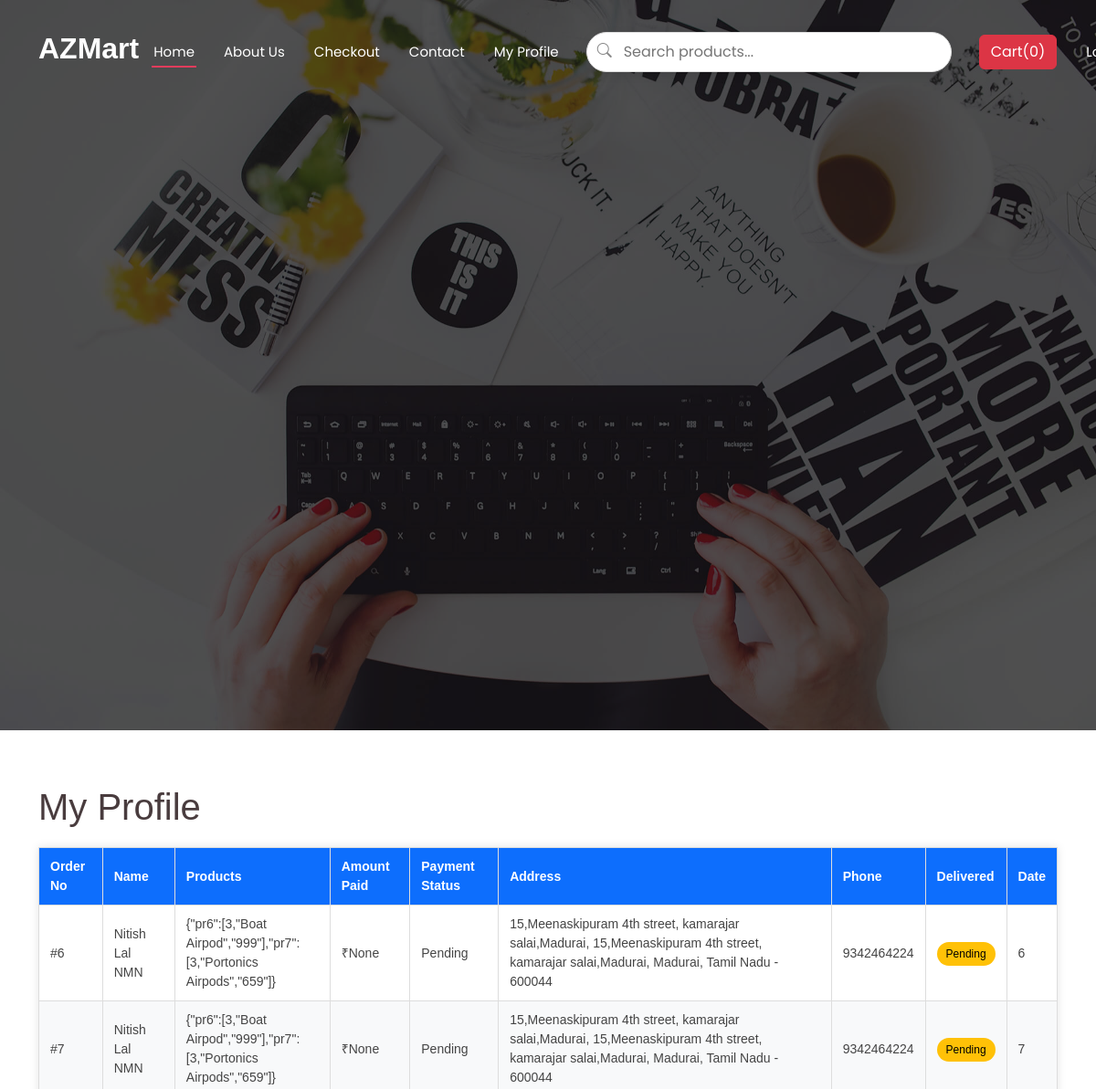
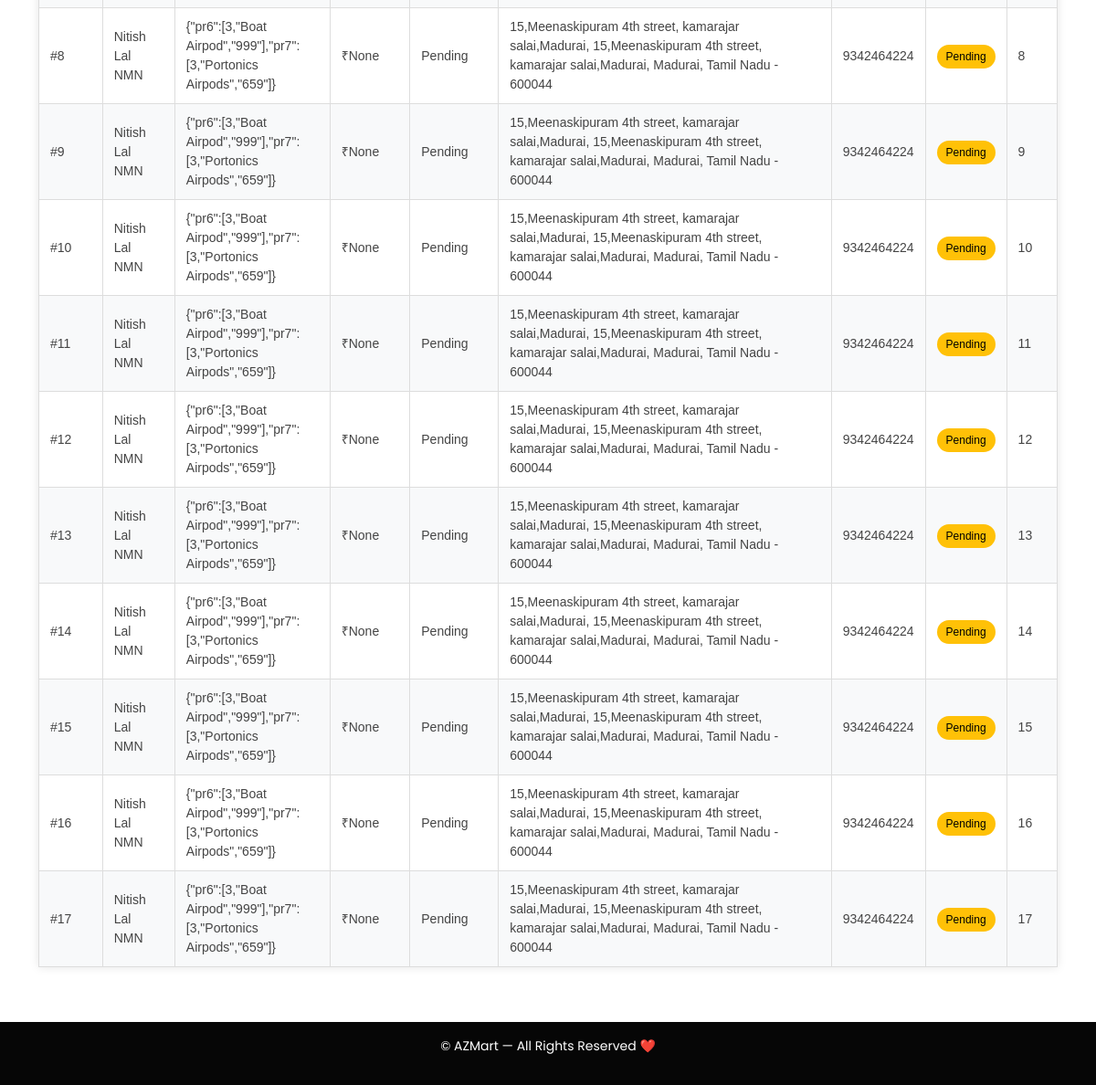
Page /profile/ (signed in) on the committed database (2 pictures, top to bottom).
### ecommerceapp/models.py (models this page shows, shortened)
class Orders(models.Model):
    order_id = models.AutoField(primary_key=True)
    items_json =  models.CharField(max_length=5000)
    amount = models.IntegerField(default=0)
    name = models.CharField(max_length=90)
    email = models.CharField(max_length=90)
    address1 = models.CharField(max_length=200)
    address2 = models.CharField(max_length=200)
    city = models.CharField(max_length=100)
    state = models.CharField(max_length=100)
    zip_code = models.CharField(max_length=100)
    oid=models.CharField(max_length=150,blank=True)
    amountpaid=models.CharField(max_length=500,blank=True,null=True)
    paymentstatus=models.CharField(max_length=20,blank=True)
    phone = models.CharField(max_length=100,default="")

### ecommerceapp/views.py (the view)
# urls.py: path('profile/', views.profile, name='profile'),
def profile(request):
    if not request.user.is_authenticated:
        messages.warning(request, "Login & Try Again")
        return redirect('/auth/login')
    user_email = request.user.email   # <-- IMPORTANT
    items = Orders.objects.filter(email=user_email)
    delivery_status = {}
    for upd in OrderUpdate.objects.all():
        delivery_status[upd.order_id] = upd.delivered
    for order in items:
        order.delivered_flag = delivery_status.get(order.order_id, False)
    return render(request, "profile.html", {"items": items})

### templates/profile.html (shortened to what this page needs)
{% extends 'base.html' %}
{% block body %}
<section id="portfolio" class="portfolio">
    <div class="container">
<h1>My Profile</h1>
<table style="width:100%; border-collapse:collapse; margin-top:20px; font-family:Arial; font-size:14px; background:#ffffff; box-shadow:0 0 10px rgba(0,0,0,.1);">
<thead style="background:#0d6efd; color:white;">
<tr>
    <th style="padding:10px 12px; border:1px solid #ddd;">Order No</th>
    <th style="padding:10px 12px; border:1px solid #ddd;">Name</th>
    <th style="padding:10px 12px; border:1px solid #ddd;">Products</th>
    <th style="padding:10px 12px; border:1px solid #ddd;">Amount Paid</th>
    <th style="padding:10px 12px; border:1px solid #ddd;">Payment Status</th>
    <th style="padding:10px 12px; border:1px solid #ddd;">Address</th>
    <th style="padding:10px 12px; border:1px solid #ddd;">Phone</th>
    <th style="padding:10px 12px; border:1px solid #ddd;">Delivered</th>
    <th style="padding:10px 12px; border:1px solid #ddd;">Date</th>
</tr>
</thead>
<tbody>
{% for o in items %}
<tr style="background:{% cycle '#ffffff' '#f8f9fa' %};">
    <td style="padding:10px 12px; border:1px solid #ddd;">#{{ o.order_id }}</td>
    <td style="padding:10px 12px; border:1px solid #ddd;">{{ o.name }}</td>
    <td style="padding:10px 12px; border:1px solid #ddd; max-width:220px; word-wrap:break-word;">
        {{ o.items_json }}
    </td>
    <td style="padding:10px 12px; border:1px solid #ddd;">₹{{ o.amountpaid }}</td>
    <td style="padding:10px 12px; border:1px solid #ddd;">
        {% if o.paymentstatus %}
            {{ o.paymentstatus }}
        {% else %}
            Pending
        {% endif %}
    </td>
    <td style="padding:10px 12px; border:1px solid #ddd;">
        {{ o.address1 }},
        {{ o.address2 }},
        {{ o.city }},
        {{ o.state }} - {{ o.zip_code }}
    </td>
    <td style="padding:10px 12px; border:1px solid #ddd;">{{ o.phone }}</td>
    <td style="padding:10px 12px; border:1px solid #ddd;">
        {% if delivery_status.o.order_id %}
            <span style="padding:6px 10px; border-radius:14px; font-size:12px; color:white; background:#28a745;">
                Delivered
            </span>
        {% else %}
            <span style="padding:6px 10px; border-radius:14px; font-size:12px; background:#ffc107; color:black;">
                Pending
            </span>
        {% endif %}
    </td>
    <td style="padding:10px 12px; border:1px solid #ddd;">
        {{ o.order_id }}
    </td>
</tr>
{% endfor %}
</tbody>
</table>
    </div>
</section>
{% endblock body %}

### static/assets/css/main.css (style rules this page uses)
:root { --default-font: "Roboto", system-ui, -apple-system, "Segoe UI", Roboto, "Helvetica Neue", Arial, "Noto Sans", "Liberation Sans", sans-serif, "Apple Color Emoji", "Segoe UI Emoji", "Segoe UI Symbol", "Noto Color Emoji"; --heading-font: "Nunito", sans-serif; --nav-font: "Poppins", sans-serif; }
:root { --background-color: #ffffff; --default-color: #444444; --heading-color: #493c3e; --accent-color: #e43c5c; --surface-color: #ffffff; --contrast-color: #ffffff; }
:root { --nav-color: #ffffff; --nav-hover-color: #e43c5c; --nav-mobile-background-color: #ffffff; --nav-dropdown-background-color: #ffffff; --nav-dropdown-color: #444444; --nav-dropdown-hover-color: #e43c5c; }
:root { scroll-behavior: smooth; }
body { color: var(--default-color); background-color: var(--background-color); font-family: var(--default-font); }
h1, h2, h3, h4, h5, h6 { color: var(--heading-color); font-family: var(--heading-font); }
section, .section { color: var(--default-color); background-color: var(--background-color); padding: 60px 0; scroll-margin-top: 92px; overflow: clip; }

### templates/base.html (style rules this page uses)
body { font-family:'Poppins',sans-serif; }

### rows in the picture
Orders: order_id "6", name "Nitish Lal NMN", items_json "{\"pr6\":[3,\"Boat Airpod\",\"999\"],\"pr7\":[3,\"Portonics Airpods\",\"659\"]}", amountpaid "None", paymentstatus "Pending", address1 "15,Meenaskipuram 4th street, kamarajar salai,Madurai", address2 "15,Meenaskipuram 4th street, kamarajar salai,Madurai", city "Madurai", state "Tamil Nadu", zip_code "600044", phone "9342464224"
Orders: order_id "7", name "Nitish Lal NMN", items_json "{\"pr6\":[3,\"Boat Airpod\",\"999\"],\"pr7\":[3,\"Portonics Airpods\",\"659\"]}", amountpaid "None", paymentstatus "Pending", address1 "15,Meenaskipuram 4th street, kamarajar salai,Madurai", address2 "15,Meenaskipuram 4th street, kamarajar salai,Madurai", city "Madurai", state "Tamil Nadu", zip_code "600044", phone "9342464224"
Orders: order_id "8", name "Nitish Lal NMN", items_json "{\"pr6\":[3,\"Boat Airpod\",\"999\"],\"pr7\":[3,\"Portonics Airpods\",\"659\"]}", amountpaid "None", paymentstatus "Pending", address1 "15,Meenaskipuram 4th street, kamarajar salai,Madurai", address2 "15,Meenaskipuram 4th street, kamarajar salai,Madurai", city "Madurai", state "Tamil Nadu", zip_code "600044", phone "9342464224"
Orders: order_id "9", name "Nitish Lal NMN", items_json "{\"pr6\":[3,\"Boat Airpod\",\"999\"],\"pr7\":[3,\"Portonics Airpods\",\"659\"]}", amountpaid "None", paymentstatus "Pending", address1 "15,Meenaskipuram 4th street, kamarajar salai,Madurai", address2 "15,Meenaskipuram 4th street, kamarajar salai,Madurai", city "Madurai", state "Tamil Nadu", zip_code "600044", phone "9342464224"
Orders: order_id "10", name "Nitish Lal NMN", items_json "{\"pr6\":[3,\"Boat Airpod\",\"999\"],\"pr7\":[3,\"Portonics Airpods\",\"659\"]}", amountpaid "None", paymentstatus "Pending", address1 "15,Meenaskipuram 4th street, kamarajar salai,Madurai", address2 "15,Meenaskipuram 4th street, kamarajar salai,Madurai", city "Madurai", state "Tamil Nadu", zip_code "600044", phone "9342464224"
Orders: order_id "11", name "Nitish Lal NMN", items_json "{\"pr6\":[3,\"Boat Airpod\",\"999\"],\"pr7\":[3,\"Portonics Airpods\",\"659\"]}", amountpaid "None", paymentstatus "Pending", address1 "15,Meenaskipuram 4th street, kamarajar salai,Madurai", address2 "15,Meenaskipuram 4th street, kamarajar salai,Madurai", city "Madurai", state "Tamil Nadu", zip_code "600044", phone "9342464224"
Orders: order_id "12", name "Nitish Lal NMN", items_json "{\"pr6\":[3,\"Boat Airpod\",\"999\"],\"pr7\":[3,\"Portonics Airpods\",\"659\"]}", amountpaid "None", paymentstatus "Pending", address1 "15,Meenaskipuram 4th street, kamarajar salai,Madurai", address2 "15,Meenaskipuram 4th street, kamarajar salai,Madurai", city "Madurai", state "Tamil Nadu", zip_code "600044", phone "9342464224"
Orders: order_id "13", name "Nitish Lal NMN", items_json "{\"pr6\":[3,\"Boat Airpod\",\"999\"],\"pr7\":[3,\"Portonics Airpods\",\"659\"]}", amountpaid "None", paymentstatus "Pending", address1 "15,Meenaskipuram 4th street, kamarajar salai,Madurai", address2 "15,Meenaskipuram 4th street, kamarajar salai,Madurai", city "Madurai", state "Tamil Nadu", zip_code "600044", phone "9342464224"
Orders: order_id "14", name "Nitish Lal NMN", items_json "{\"pr6\":[3,\"Boat Airpod\",\"999\"],\"pr7\":[3,\"Portonics Airpods\",\"659\"]}", amountpaid "None", paymentstatus "Pending", address1 "15,Meenaskipuram 4th street, kamarajar salai,Madurai", address2 "15,Meenaskipuram 4th street, kamarajar salai,Madurai", city "Madurai", state "Tamil Nadu", zip_code "600044", phone "9342464224"
Orders: order_id "15", name "Nitish Lal NMN", items_json "{\"pr6\":[3,\"Boat Airpod\",\"999\"],\"pr7\":[3,\"Portonics Airpods\",\"659\"]}", amountpaid "None", paymentstatus "Pending", address1 "15,Meenaskipuram 4th street, kamarajar salai,Madurai", address2 "15,Meenaskipuram 4th street, kamarajar salai,Madurai", city "Madurai", state "Tamil Nadu", zip_code "600044", phone "9342464224"
Orders: order_id "16", name "Nitish Lal NMN", items_json "{\"pr6\":[3,\"Boat Airpod\",\"999\"],\"pr7\":[3,\"Portonics Airpods\",\"659\"]}", amountpaid "None", paymentstatus "Pending", address1 "15,Meenaskipuram 4th street, kamarajar salai,Madurai", address2 "15,Meenaskipuram 4th street, kamarajar salai,Madurai", city "Madurai", state "Tamil Nadu", zip_code "600044", phone "9342464224"
Orders: order_id "17", name "Nitish Lal NMN", items_json "{\"pr6\":[3,\"Boat Airpod\",\"999\"],\"pr7\":[3,\"Portonics Airpods\",\"659\"]}", amountpaid "None", paymentstatus "Pending", address1 "15,Meenaskipuram 4th street, kamarajar salai,Madurai", address2 "15,Meenaskipuram 4th street, kamarajar salai,Madurai", city "Madurai", state "Tamil Nadu", zip_code "600044", phone "9342464224"
